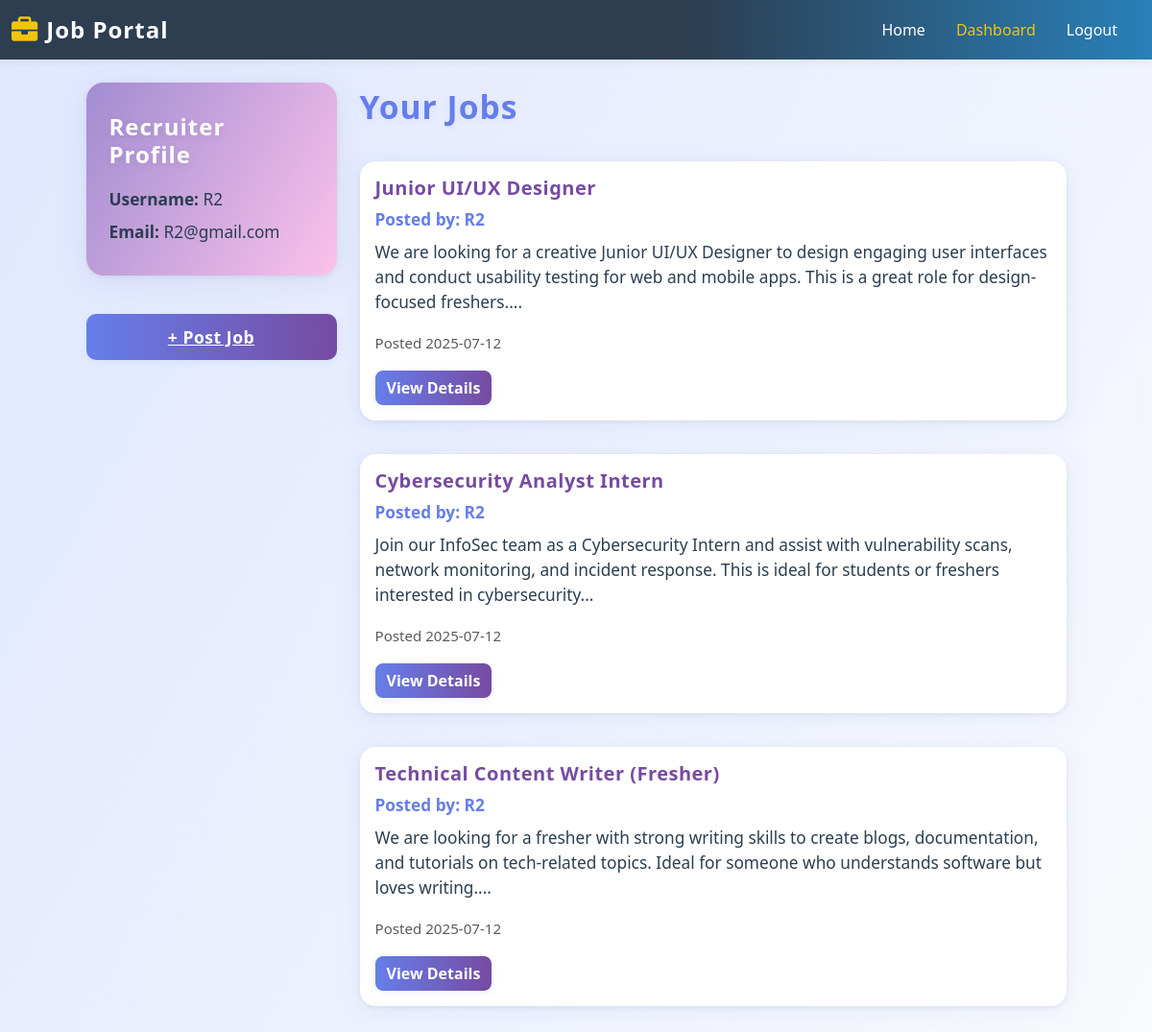
The page /dashboard (signed in) on the database its author committed.
### app.py (models this page shows)
class User(UserMixin, db.Model):
    id = db.Column(db.Integer, primary_key=True)
    username = db.Column(db.String(80), unique=True, nullable=False)
    email = db.Column(db.String(120), unique=True, nullable=False)
    password_hash = db.Column(db.String(128))
    is_recruiter = db.Column(db.Boolean, default=False)
    is_admin = db.Column(db.Boolean, default=False)  # NEW FIELD
    resume_path = db.Column(db.String(200))
    skills = db.Column(db.String(500))
    experience = db.Column(db.String(500))

class Job(db.Model):
    id = db.Column(db.Integer, primary_key=True)
    title = db.Column(db.String(100), nullable=False)
    description = db.Column(db.Text, nullable=False)
    requirements = db.Column(db.Text, nullable=False)
    skills = db.Column(db.String(500))
    posted_by = db.Column(db.Integer, db.ForeignKey('user.id'))
    posted_by_user = db.relationship('User', backref='jobs_posted', foreign_keys=[posted_by])
    posted_date = db.Column(db.DateTime, default=datetime.utcnow)
    is_active = db.Column(db.Boolean, default=True)
    applications = db.relationship('JobApplication', backref='job', lazy=True)

### app.py (the view, shortened to what this page needs)
@app.route('/dashboard', methods=['GET', 'POST'])
@login_required
def dashboard():
    if current_user.is_recruiter:
        jobs = Job.query.options(joinedload(Job.posted_by_user)).filter_by(posted_by=current_user.id).all()
        applications = JobApplication.query.join(Job).filter(Job.posted_by == current_user.id).all()
        return render_template('recruiter_dashboard.html', jobs=jobs, applications=applications)

### app.py (called while the page is built)
@login_manager.user_loader
def load_user(id):
    return User.query.get(int(id))

### templates/recruiter_dashboard.html (shortened to what this page needs)
{% extends "base.html" %}
{% block content %}
<div class="row justify-content-center">
    <div class="col-lg-3 mb-4">
        <div class="profile-card">
            <h4>Recruiter Profile</h4>
            <p><strong>Username:</strong> {{ current_user.username }}</p>
            <p><strong>Email:</strong> {{ current_user.email }}</p>
        </div>
        <a href="{{ url_for('post_job') }}" class="post-job-btn w-100 text-center">+ Post Job</a>
    </div>
    <div class="col-lg-8 mb-4">
        <div class="dashboard-title">Your Jobs</div>
        {% for job in jobs %}
        <div class="card job-card">
            <div class="card-body">
                <h5 class="card-title">{{ job.title }}</h5>
                <p class="card-text" style="color:#667eea; font-weight:600; margin-bottom:0.5rem;">Posted by: {{ job.posted_by_user.username }}</p>
                <p class="card-text">{{ job.description[:200] }}...</p>
                <p class="card-text"><small class="text-muted">Posted {{ job.posted_date.strftime('%Y-%m-%d') }}</small></p>
                <div class="mt-3">
                    <a href="{{ url_for('job_detail', job_id=job.id) }}" class="btn btn-primary">View Details</a>
                </div>
            </div>
        </div>
        {% endfor %}
    </div>
</div>
{% endblock %}

### templates/base.html (style rules this page uses)
body { background-color: #f8f9fa; }

### templates/recruiter_dashboard.html (style rules this page uses)
body { background: linear-gradient(120deg, #e0e7ff 0%, #f8fafc 100%); }
.profile-card { background: linear-gradient(120deg, #a18cd1 0%, #fbc2eb 100%); border-radius: 18px; box-shadow: 0 6px 32px 0 rgba(80, 80, 160, 0.10), 0 1.5px 4px 0 rgba(44,62,80,0.08); padding: 2rem 1.5rem 1.5rem 1.5rem; margin-bottom: 2.5rem; border: none; position: relative; overflow: hidden; animation: fadeInDown 0.8s cubic-bezier(.39,.575,.56,1.000); }
.profile-card h4 { color: #fff; font-weight: bold; letter-spacing: 1px; margin-bottom: 1.2rem; text-shadow: 0 2px 8px rgba(44,62,80,0.10); }
.profile-card p { color: #2c3e50; font-size: 1.08rem; margin-bottom: 0.5rem; }
.post-job-btn { background: linear-gradient(90deg, #667eea 0%, #764ba2 100%); color: #fff; font-weight: 700; border: none; border-radius: 10px; padding: 0.7rem 1.7rem; margin-bottom: 2rem; box-shadow: 0 2px 8px rgba(102,126,234,0.10); transition: transform 0.18s, box-shadow 0.18s, background 0.25s; font-size: 1.1rem; letter-spacing: 0.5px; display: block; animation: fadeIn 1.1s cubic-bezier(.39,.575,.56,1.000); }
.job-card { border-radius: 16px; box-shadow: 0 4px 24px 0 rgba(102,126,234,0.10), 0 1.5px 4px 0 rgba(44,62,80,0.08); margin-bottom: 2.2rem; border: none; background: #fff; transition: box-shadow 0.22s, transform 0.22s; animation: fadeInUp 0.9s cubic-bezier(.39,.575,.56,1.000); }
.job-card .card-title { color: #764ba2; font-weight: 700; font-size: 1.25rem; letter-spacing: 0.5px; }
.job-card .card-text { color: #2c3e50; font-size: 1.08rem; }
.job-card .btn-primary { background: linear-gradient(90deg, #667eea 0%, #764ba2 100%); border: none; font-weight: 600; border-radius: 8px; transition: background 0.18s, color 0.18s, box-shadow 0.18s; box-shadow: 0 2px 8px rgba(102,126,234,0.10); }
.dashboard-title { color: #667eea; font-weight: 800; letter-spacing: 1px; margin-bottom: 2rem; text-shadow: 0 2px 8px rgba(102,126,234,0.08); font-size: 2.1rem; animation: fadeInDown 0.8s cubic-bezier(.39,.575,.56,1.000); }

### rows shown on the page
User: username "R2", email "R2@gmail.com"
Job: title "Junior UI/UX Designer", posted_by_user.username "R2", description "We are looking for a creative Junior UI/UX Designer to design engaging user interfaces and conduct usability testing for web and mobile apps. This is a great role for design-focused freshers.", posted_date "2025-07-12"
Job: title "Cybersecurity Analyst Intern", posted_by_user.username "R2", description "Join our InfoSec team as a Cybersecurity Intern and assist with vulnerability scans, network monitoring, and incident response. This is ideal for students or freshers interested in cybersecurity", posted_date "2025-07-12"
Job: title "Technical Content Writer (Fresher)", posted_by_user.username "R2", description "We are looking for a fresher with strong writing skills to create blogs, documentation, and tutorials on tech-related topics. Ideal for someone who understands software but loves writing.", posted_date "2025-07-12"
